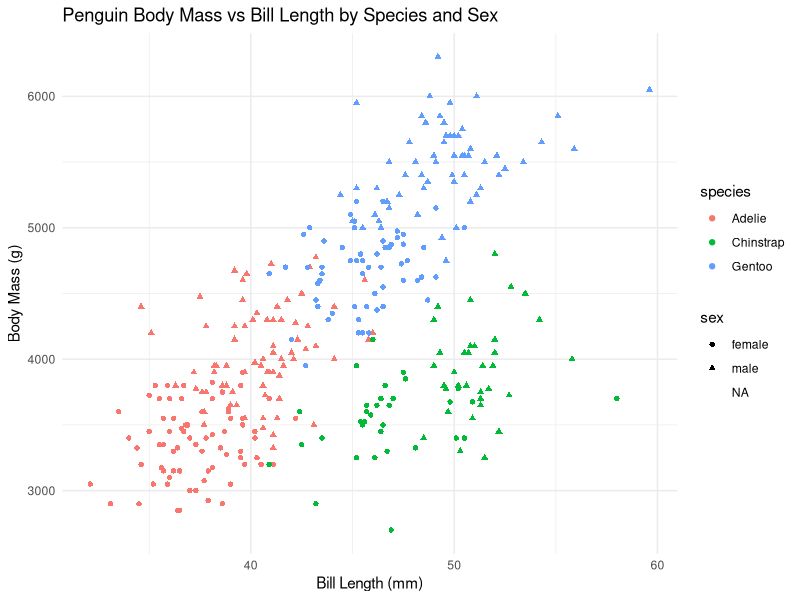

The R source for this figure:
## ---- chunk 1

library(ggplot2)
library(tidyverse)
## ---- chunk 2
# Code to create the scatter plot
library(ggplot2)
library(palmerpenguins)

ggplot(penguins, aes(x = bill_length_mm, y = body_mass_g, color = species, shape = sex)) +
  geom_point() +
  labs(
    title = "Penguin Body Mass vs Bill Length by Species and Sex",
    x = "Bill Length (mm)",
    y = "Body Mass (g)"
  ) +
  theme_minimal()


